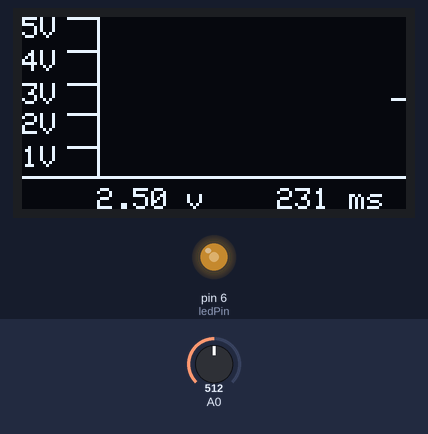
Recording of a sketch running on a simulated Arduino Uno, built with avr-gcc and run on an emulated ATmega328P. On the bench: 128×64 one-colour display, output pins drawn as LEDs (lit = HIGH). The inputs (shaded band) are chosen by the test bench; at power-on: A0 = 512.

Above: at 5.4 s.
5.5 s: A0 set to 716
At 5.79 s:
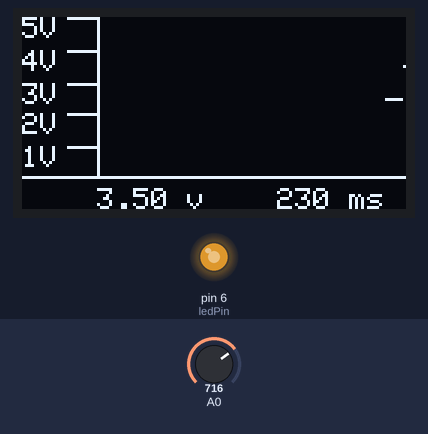
7.8 s: A0 set to 900
At 8.1 s:
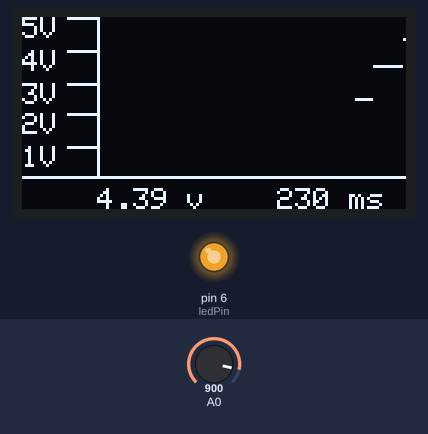
10.1 s: A0 set to 122
At 10.41 s:
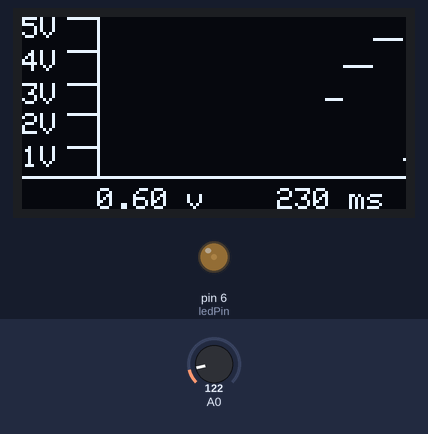
12.4 s: A0 set to 0
At 12.73 s:
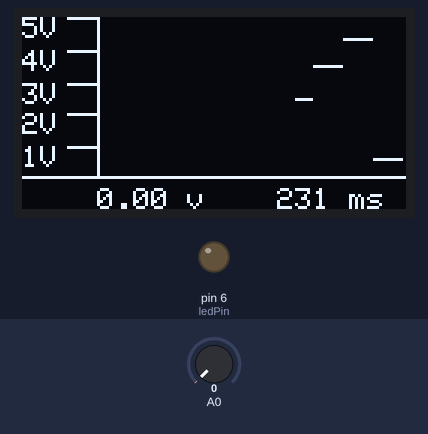
Timing chart, 0 to 15.4 s (numbered marks = the images above; inputs shaded):
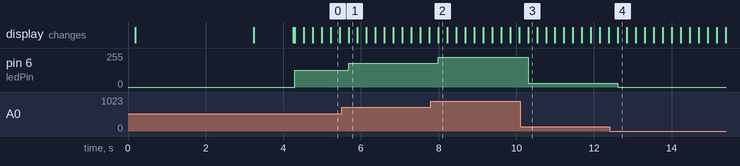

Measured:
- after the input at 5.5 s, pin 6 (ledPin): 127/255 → 178/255 after 0.18 s
- after the input at 7.8 s, pin 6 (ledPin): 178/255 → 224/255 after 0.19 s
- after the input at 10.1 s, pin 6 (ledPin): 224/255 → 30/255 after 0.20 s
- after the input at 12.4 s, pin 6 (ledPin): 30/255 → 0/255 after 0.22 s

The sketch:

OLED_POTENCIOMETRO_GRAFICA.ino
```cpp
/*
Ejemplo grafica xy en movimiento con escala en pantalla
OLED 128x64 I2C con el driver SSD1306.


***** CONEXIONES *****

DISPLAY - ARDUINO
    GND = GND
    VCC = 5V ó 3.3V
    SCL = A5
    SDA = A4

POT.  - ARDUINO
    1 = GND
    2 = A0
    3 = 5V

Importante!!! necesitas instalar estas librerias:
https://github.com/adafruit/Adafruit-GFX-Library
https://github.com/adafruit/Adafruit_SSD1306

*/
#include "IMAGEN INICIO.h"
#include <Adafruit_SSD1306.h>  // incluye la libreria de adafruit para el driver del display OLED
#include <Adafruit_GFX.h>  // incluye la libreria de adafruit para gestionar los efectos graficos de manera facil
#define SCREEN_WIDTH 128 // Ancho de la pantalla
#define SCREEN_HEIGHT 64 // Altura de la pantalla
// Declaración de los pines de la pantalla OLED
#define OLED_MOSI   9
#define OLED_CLK   10
#define OLED_DC    11
#define OLED_CS    12
#define OLED_RESET 13
Adafruit_SSD1306 display(SCREEN_WIDTH, SCREEN_HEIGHT,OLED_MOSI, OLED_CLK, OLED_DC, OLED_RESET, OLED_CS);

int anteriorMillis = 0;
int tiempo = 0;
float valorAnalogico = 0;
float voltaje = 0;
float graficaVoltaje = 0;


int x[128]; //buffer de la grafica
int y[128]; //buffer secundario de la grafica
int ledPin = 6;
int dt = 200;
int light;

void setup(){
  pinMode(ledPin, OUTPUT);
  delay(100);  // se da una espera de 100ms para que el display inicie correctamente
  display.begin(SSD1306_SWITCHCAPVCC, 0x3C);  // inicia la comunicacion I2C con el display que tiene la direccion 0x3C
  display.setRotation(0);  // se escoje la orientacion del display puede ser 0 o 2
  display.dim(true); //dejamos el brillo en maximo
  display.setTextColor(WHITE);
  display.setTextSize(1);  // ajusta el tamaño de texto en el minimo valor

  //animacion inicial
  for(int i=0;i<1;i++){
    display.clearDisplay();  // limpia el buffer del display
    display.drawBitmap(0,0,imagen, 128, 64, 1); // despliega imagen
    display.display(); // muestra la informacion del buffer en la pantalla
    delay(3000); //pausa
    display.fillRect(0, 0, 128, 64, 1);
    display.drawBitmap(0,0,imagen, 128, 64, 0); // despliega imagen en negativo
    display.display(); // muestra la informacion del buffer en la pantalla
    delay(1000); //pausa
    display.clearDisplay(); //limpia buffer
    display.display(); //muestra el buffer limpio
  }

  //llenamos las matrices con un valor fuera del rango de medicion >1023
  for(int i=127;i>=0;i--){
    x[i]=9999;
  }
  for(int i=127;i>=0;i--){
    y[i]=9999;
  }
}

void loop(){

  display.clearDisplay(); //limpia el buffer del display

  //dibuja escala
  display.setCursor(0, 0);
  display.print(F("5V"));
  display.setCursor(0, 11);
  display.print(F("4V"));
  display.setCursor(0, 22);
  display.print(F("3V"));
  display.setCursor(0, 32);
  display.print(F("2V"));
  display.setCursor(0, 43);
  display.print(F("1V"));

  display.drawLine(15, 0, 25, 0, WHITE);
  display.drawLine(15, 11, 25, 11, WHITE);
  display.drawLine(15, 22, 25, 22, WHITE);
  display.drawLine(15, 32, 25, 32, WHITE);
  display.drawLine(15, 43, 25, 43, WHITE);
  //dibuja eje X y Y
  display.drawLine(0, 53, 127, 53, WHITE);
  display.drawLine(25, 53, 25, 0, WHITE);

  valorAnalogico = analogRead(A0); //lee el valor analogico del pin A0
  voltaje=(valorAnalogico*5)/1024; //calcula el valor en voltaje
  graficaVoltaje=map(valorAnalogico,0,1023,53,0); //escala el valor analogico a un pixel imprimible en pantalla

  x[127]=graficaVoltaje; //asigna el valor escalado a el ultimo dato de la matriz

  for(int i=127;i>=25;i--){
      display.drawPixel(i, x[i], WHITE); //dibuja punto a punto el contenido de x
      y[i-1]=x[i]; //guarda la informacion desplazada una posicion temporalmente en y
    }
  //imprime el voltaje en texto
  display.setCursor(25, 57);
  display.print(voltaje);
  display.print(F(" v    "));

  //imprime el tiempo que se tarda en tomar y mostrar cada dato
  tiempo = millis()-anteriorMillis;
  display.print(tiempo);
  anteriorMillis = millis();
  display.print(F(" ms"));

  display.display(); //despliega la informacion del buffer en la pantalla

  //delay(60); //pausa opcional

  for(int i=127;i>=0;i--){
    x[i]=y[i]; //envia los datos desplazados de vuelta a la variable x
  }


    // Encendido del LED
    light = map(valorAnalogico,0,1023,0,255);
    analogWrite(ledPin, light);
    delay(dt);
}
```

Source omitted: IMAGEN_INICIO.h (data table, 6393 bytes)
